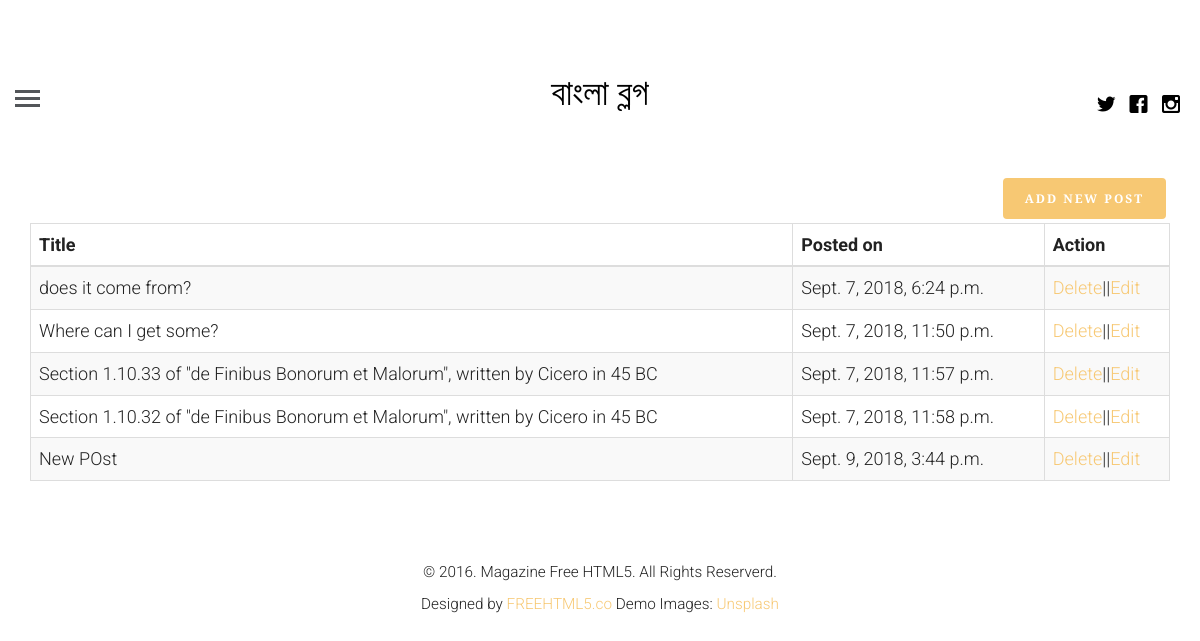
The app's page /profile (signed in) with its own data.
### blogapp/models.py (models this page shows, shortened)
class Article(models.Model):
    article_author = models.ForeignKey(Author, on_delete=models.CASCADE)
    title = models.CharField(max_length=200)
    body = models.TextField()
    image = models.FileField()
    posted_on = models.DateTimeField(auto_now=False, auto_now_add=True)
    updated_on = models.DateTimeField(auto_now=True, auto_now_add=False)
    category = models.ForeignKey(Category, on_delete=models.CASCADE)

### blogapp/views.py (the view, shortened to what this page needs)
# urls.py: path('profile', views.getProfile, name='profile'),
def getProfile(request):
    if request.user.is_authenticated:
        user = get_object_or_404(User, id=request.user.id)
        author_profile = Author.objects.filter(name=user.id)
        if author_profile:
            authorUser = get_object_or_404(Author, name=request.user.id)
            post = Article.objects.filter(article_author=authorUser.id)
            context = {
                'post': post,
                'user': authorUser
            }
            return render(request, 'logged_in_profile.html', context)
    else:
        return render('login')

### templates/logged_in_profile.html (shortened to what this page needs)
{% extends 'base.html' %}
{% block content %}
	<div class="container">
	</div>
  <div class="container">
    <table class="table table-striped table-hover table-responsive table-bordered">
      <thead>
        <tr>
          <th>Title</th>
          <th>Posted on</th>
          <th>Action</th>
        </tr>
      </thead>
      <tbody>
        <a href="{% url 'create' %}" class="btn btn-primary pull pull-right">Add New Post</a>
        {% for p in post %}
            <tr>
              <td>{{ p.title }}</td>
              <td>{{ p.posted_on }}</td>
              <td><a href="{% url 'delete' id=p.id %}">Delete</a>||<a href="{% url 'update' id=p.id %}">Edit</a></td>
            </tr>
        {% endfor %}
      </tbody>
    </table>
  </div>
{% endblock %}

### blogapp/static/css/style.css (style rules this page uses)
html { background: #fff; }
body { font-family: "Roboto", arial, sans-serif; font-size: 18px; font-weight: 300; line-height: 1.8; color: #222; background: #fff; }
a { color: #f7c873; -webkit-transition: 0.5s; -o-transition: 0.5s; transition: 0.5s; }
.btn { margin-right: 4px; margin-bottom: 4px; font-family: "Playfair Display", times, serif; font-size: 12px; letter-spacing: 2px; text-transform: uppercase; font-weight: 700; -webkit-border-radius: 4px; -moz-border-radius: 4px; -ms-border-radius: 4px; border-radius: 4px; -webkit-transition: 0.5s; -o-transition: 0.5s; transition: 0.5s; }
.btn-primary { background: #f7c873; color: #fff; border: 2px solid #f7c873; }

### records on screen
Article: title "does it come from?", posted_on "Sept. 7, 2018, 6:24 p.m."
Article: title "Where can I get some?", posted_on "Sept. 7, 2018, 11:50 p.m."
Article: title "Section 1.10.33 of \"de Finibus Bonorum et Malorum\", written by Cicero in 45 BC", posted_on "Sept. 7, 2018, 11:57 p.m."
Article: title "Section 1.10.32 of \"de Finibus Bonorum et Malorum\", written by Cicero in 45 BC", posted_on "Sept. 7, 2018, 11:58 p.m."
Article: title "New POst", posted_on "Sept. 9, 2018, 3:44 p.m."
